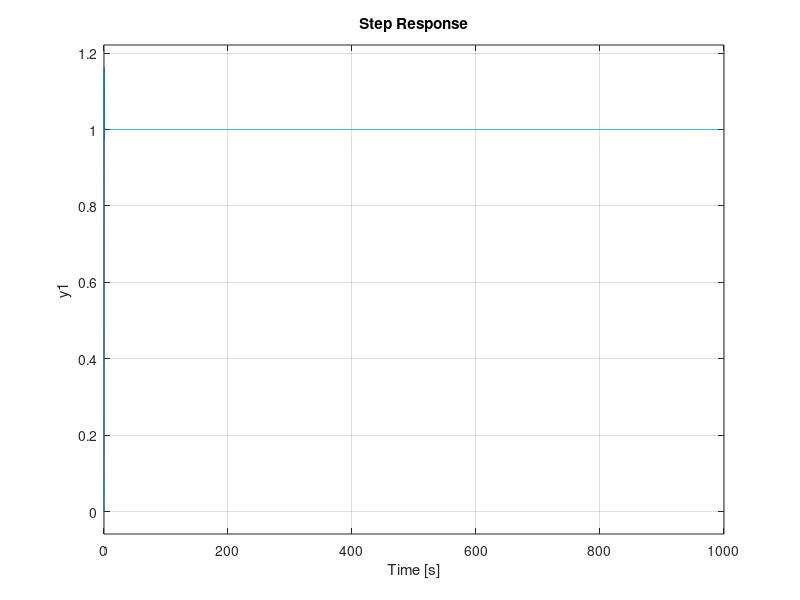

Write MATLAB code to recreate this figure.
clc, clear

% syms K_p K_i K_d T_f K T h s z

s  = tf('s');

Ki = 1;
Kp = 0;
Kd = 0;
Tf = 0;
h  = 0.01;

K  = 10;
T  = 0.1;
st = 1000;
t  = 0:h:st;

F = Kp + Ki/s + Kd*s/(1+Tf/s);
G = K/(1+s*T);
L = F*G;
Gry = L/(1+L);

Fd = c2d(F, h, 'tustin');
Gd = c2d(G, h, 'zoh');

Ld = Fd*Gd;
Gryd = Ld/(1+Ld);

hold on
step(Gryd, t)
step(Gry, t);

